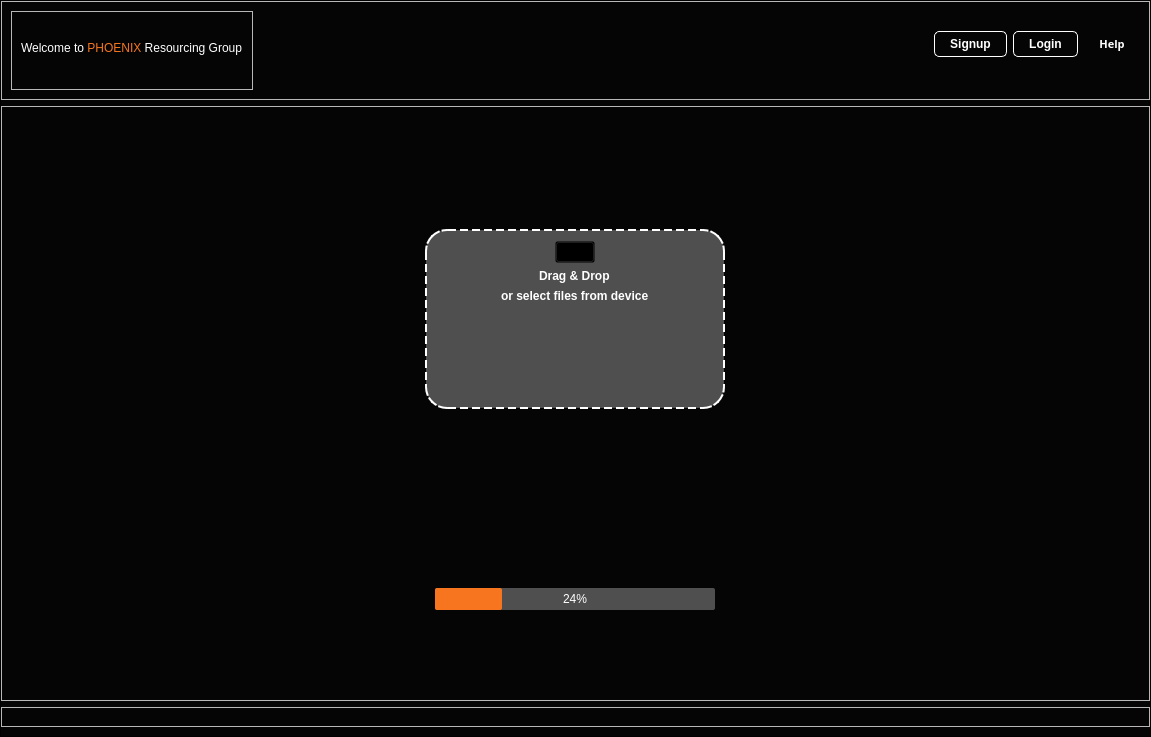
<?xml version="1.0" encoding="UTF-8"?>
<ui version="4.0">
 <class>MainWindow</class>
 <widget class="QMainWindow" name="MainWindow">
  <property name="geometry">
   <rect>
    <x>0</x>
    <y>0</y>
    <width>1151</width>
    <height>737</height>
   </rect>
  </property>
  <property name="minimumSize">
   <size>
    <width>450</width>
    <height>350</height>
   </size>
  </property>
  <property name="windowTitle">
   <string>MainWindow</string>
  </property>
  <widget class="QWidget" name="stylesheet">
   <property name="styleSheet">
    <string notr="true">#stylesheet {
background-image: url(':/images/images/background.jpeg');
background-repeat: no-repeat;
background-position: center;
color: white;
background-color: rgba(0,0,0,220);
}
* {
font: 8pt &quot;Inconsolata Expanded&quot;;
}


#loginButton, #signupButton {
color: #FFF;
font: 75 8pt &quot;Inconsolata Expanded&quot;;
font-weight: 700;
line-height: 123.9%; /* 19.642px */
background: transparent;
border: 1px solid white;
padding: 5px 15px;
border-radius: 5px;
margin-top: 20px;
}

#helpButton {
color: #FFF;
font: 75 8pt &quot;Inconsolata Expanded&quot;;
font-weight: 700;
line-height: 123.9%; /* 19.642px */
background: transparent;
border: none;
padding: 5px 15px;
border-radius: 5px;
margin-top: 20px;
}

#uploadDocumentFrame {
border-radius: 22.338px;
border: 1.862px dashed #FFF;
background: rgba(255, 255, 255, 0.08);
}
#cloudIconButton {
background: transparent;
}
#dragAndDropLabel {
color: #FFF;
font: 8pt &quot;Palatino Linotype&quot;;
font-style: normal;
font-weight: 600;
line-height: normal;
}
#selectFileLabel {
color: rgba(255, 255, 255, 0.30);
text-align: center;
font: 8pt &quot;Palatino Linotype&quot;;
font-size: 22.338px;
font-style: normal;
font-weight: 500;
line-height: normal;
}

#downloadButtonInformation {
border-radius: 6px;
border: 1px solid #FFF;
padding: 10px 40px;
}
#downloadButton {
border-radius: 2px;
background: #F6751E;
color: black;
padding: 7px 25px;
font: 75 10pt &quot;Inconsolata Condensed&quot;;
font-weight: 700;
}

QProgressBar {
    border-radius: 2px;
    background-color: rgba(255, 255, 255, 75);
    text-align: center;
}

QProgressBar::chunk {
    background-color: #F6751E;
    border-radius: 2px;
}
</string>
   </property>
   <layout class="QVBoxLayout" name="verticalLayout">
    <property name="spacing">
     <number>0</number>
    </property>
    <property name="leftMargin">
     <number>0</number>
    </property>
    <property name="topMargin">
     <number>0</number>
    </property>
    <property name="rightMargin">
     <number>0</number>
    </property>
    <property name="bottomMargin">
     <number>0</number>
    </property>
    <item>
     <widget class="QFrame" name="contentFrame">
      <property name="styleSheet">
       <string notr="true">#contentFrame {
background-color: rgba(0, 0, 0, 0.85);
}</string>
      </property>
      <property name="frameShape">
       <enum>QFrame::StyledPanel</enum>
      </property>
      <property name="frameShadow">
       <enum>QFrame::Raised</enum>
      </property>
      <layout class="QVBoxLayout" name="verticalLayout_2" stretch="1,6,0">
       <property name="leftMargin">
        <number>0</number>
       </property>
       <property name="topMargin">
        <number>0</number>
       </property>
       <property name="rightMargin">
        <number>0</number>
       </property>
       <item>
        <widget class="QFrame" name="headerFrame">
         <property name="frameShape">
          <enum>QFrame::StyledPanel</enum>
         </property>
         <property name="frameShadow">
          <enum>QFrame::Raised</enum>
         </property>
         <layout class="QHBoxLayout" name="horizontalLayout">
          <item>
           <widget class="QFrame" name="frame">
            <property name="frameShape">
             <enum>QFrame::StyledPanel</enum>
            </property>
            <property name="frameShadow">
             <enum>QFrame::Raised</enum>
            </property>
            <layout class="QVBoxLayout" name="verticalLayout_3">
             <item alignment="Qt::AlignLeft">
              <widget class="QPushButton" name="logoButton">
               <property name="styleSheet">
                <string notr="true">border: none;
</string>
               </property>
               <property name="text">
                <string/>
               </property>
               <property name="icon">
                <iconset resource="resources.qrc">
                 <normaloff>:/images/images/logo.png</normaloff>:/images/images/logo.png</iconset>
               </property>
               <property name="iconSize">
                <size>
                 <width>110</width>
                 <height>35</height>
                </size>
               </property>
              </widget>
             </item>
             <item alignment="Qt::AlignTop">
              <widget class="QLabel" name="label">
               <property name="styleSheet">
                <string notr="true">font: 8pt &quot;Inknut Antiqua&quot;;
</string>
               </property>
               <property name="text">
                <string>&lt;html&gt;&lt;head/&gt;&lt;body&gt;&lt;p&gt;&lt;span style=&quot; color:#ffffff;&quot;&gt;Welcome to &lt;/span&gt;&lt;span style=&quot; color:#f6751e;&quot;&gt;PHOENIX&lt;/span&gt;&lt;span style=&quot; color:#ffffff;&quot;&gt; Resourcing Group&lt;/span&gt;&lt;/p&gt;&lt;/body&gt;&lt;/html&gt;</string>
               </property>
               <property name="textFormat">
                <enum>Qt::RichText</enum>
               </property>
              </widget>
             </item>
            </layout>
           </widget>
          </item>
          <item>
           <spacer name="horizontalSpacer">
            <property name="orientation">
             <enum>Qt::Horizontal</enum>
            </property>
            <property name="sizeHint" stdset="0">
             <size>
              <width>40</width>
              <height>20</height>
             </size>
            </property>
           </spacer>
          </item>
          <item alignment="Qt::AlignTop">
           <widget class="QPushButton" name="signupButton">
            <property name="maximumSize">
             <size>
              <width>80</width>
              <height>16777215</height>
             </size>
            </property>
            <property name="text">
             <string>Signup</string>
            </property>
           </widget>
          </item>
          <item alignment="Qt::AlignTop">
           <widget class="QPushButton" name="loginButton">
            <property name="maximumSize">
             <size>
              <width>80</width>
              <height>16777215</height>
             </size>
            </property>
            <property name="text">
             <string>Login</string>
            </property>
           </widget>
          </item>
          <item alignment="Qt::AlignTop">
           <widget class="QPushButton" name="helpButton">
            <property name="font">
             <font>
              <family>Inconsolata Expanded</family>
              <pointsize>8</pointsize>
              <weight>87</weight>
              <italic>false</italic>
              <bold>true</bold>
             </font>
            </property>
            <property name="styleSheet">
             <string notr="true"/>
            </property>
            <property name="text">
             <string>Help</string>
            </property>
           </widget>
          </item>
         </layout>
        </widget>
       </item>
       <item>
        <widget class="QFrame" name="bodyFrame">
         <property name="frameShape">
          <enum>QFrame::StyledPanel</enum>
         </property>
         <property name="frameShadow">
          <enum>QFrame::Raised</enum>
         </property>
         <layout class="QVBoxLayout" name="verticalLayout_5">
          <property name="leftMargin">
           <number>0</number>
          </property>
          <property name="topMargin">
           <number>0</number>
          </property>
          <property name="rightMargin">
           <number>0</number>
          </property>
          <property name="bottomMargin">
           <number>0</number>
          </property>
          <item>
           <widget class="QStackedWidget" name="stackedWidget">
            <property name="minimumSize">
             <size>
              <width>0</width>
              <height>0</height>
             </size>
            </property>
            <property name="styleSheet">
             <string notr="true">* {
color: white;
background: transparent;
}
#downloadButton {
border-radius: 6px;
background: #F6751E;
}</string>
            </property>
            <property name="currentIndex">
             <number>0</number>
            </property>
            <widget class="QWidget" name="page">
             <layout class="QVBoxLayout" name="verticalLayout_6" stretch="2,1">
              <property name="topMargin">
               <number>30</number>
              </property>
              <item alignment="Qt::AlignHCenter|Qt::AlignVCenter">
               <widget class="DroppableFrame" name="uploadDocumentFrame">
                <property name="sizePolicy">
                 <sizepolicy hsizetype="Preferred" vsizetype="Preferred">
                  <horstretch>0</horstretch>
                  <verstretch>0</verstretch>
                 </sizepolicy>
                </property>
                <property name="minimumSize">
                 <size>
                  <width>300</width>
                  <height>180</height>
                 </size>
                </property>
                <property name="styleSheet">
                 <string notr="true">#uploadDocumentFrame {
background-color: rgba(255, 255, 255, 75);
}</string>
                </property>
                <property name="frameShape">
                 <enum>QFrame::StyledPanel</enum>
                </property>
                <property name="frameShadow">
                 <enum>QFrame::Raised</enum>
                </property>
                <layout class="QVBoxLayout" name="verticalLayout_4" stretch="0,0,0,1">
                 <property name="topMargin">
                  <number>10</number>
                 </property>
                 <item alignment="Qt::AlignHCenter">
                  <widget class="QPushButton" name="cloudIconButton">
                   <property name="text">
                    <string/>
                   </property>
                   <property name="icon">
                    <iconset resource="resources.qrc">
                     <normaloff>:/images/images/upload-cloud.png</normaloff>:/images/images/upload-cloud.png</iconset>
                   </property>
                   <property name="iconSize">
                    <size>
                     <width>30</width>
                     <height>30</height>
                    </size>
                   </property>
                  </widget>
                 </item>
                 <item alignment="Qt::AlignHCenter">
                  <widget class="QLabel" name="dragAndDropLabel">
                   <property name="text">
                    <string>Drag &amp; Drop</string>
                   </property>
                  </widget>
                 </item>
                 <item alignment="Qt::AlignHCenter">
                  <widget class="QLabel" name="selectFileLabel">
                   <property name="text">
                    <string>or select files from device</string>
                   </property>
                  </widget>
                 </item>
                 <item>
                  <spacer name="verticalSpacer">
                   <property name="orientation">
                    <enum>Qt::Vertical</enum>
                   </property>
                   <property name="sizeHint" stdset="0">
                    <size>
                     <width>20</width>
                     <height>40</height>
                    </size>
                   </property>
                  </spacer>
                 </item>
                </layout>
               </widget>
              </item>
              <item alignment="Qt::AlignHCenter">
               <widget class="QFrame" name="frame_4">
                <property name="minimumSize">
                 <size>
                  <width>300</width>
                  <height>0</height>
                 </size>
                </property>
                <property name="maximumSize">
                 <size>
                  <width>16777215</width>
                  <height>16777215</height>
                 </size>
                </property>
                <property name="styleSheet">
                 <string notr="true"/>
                </property>
                <property name="frameShape">
                 <enum>QFrame::StyledPanel</enum>
                </property>
                <property name="frameShadow">
                 <enum>QFrame::Raised</enum>
                </property>
                <layout class="QVBoxLayout" name="verticalLayout_10">
                 <item>
                  <widget class="QProgressBar" name="progressBar">
                   <property name="minimumSize">
                    <size>
                     <width>0</width>
                     <height>20</height>
                    </size>
                   </property>
                   <property name="styleSheet">
                    <string notr="true">QProgressBar {
    border-radius: 2px;
    background-color: rgba(255, 255, 255, 75);
    text-align: center;
}

QProgressBar::chunk {
    background-color: #F6751E;
    border-radius: 2px;
}
</string>
                   </property>
                   <property name="value">
                    <number>24</number>
                   </property>
                  </widget>
                 </item>
                </layout>
               </widget>
              </item>
             </layout>
            </widget>
            <widget class="QWidget" name="page_2">
             <layout class="QVBoxLayout" name="verticalLayout_7">
              <item alignment="Qt::AlignHCenter|Qt::AlignVCenter">
               <widget class="QFrame" name="downloadFrame">
                <property name="minimumSize">
                 <size>
                  <width>350</width>
                  <height>0</height>
                 </size>
                </property>
                <property name="styleSheet">
                 <string notr="true">#downloadFrame {
border-radius: 6px;
background: rgba(0, 0, 0, 0.78);}</string>
                </property>
                <property name="frameShape">
                 <enum>QFrame::StyledPanel</enum>
                </property>
                <property name="frameShadow">
                 <enum>QFrame::Raised</enum>
                </property>
                <layout class="QVBoxLayout" name="verticalLayout_8" stretch="0,1,2,2,1">
                 <property name="spacing">
                  <number>15</number>
                 </property>
                 <item alignment="Qt::AlignHCenter">
                  <widget class="QFrame" name="frame_3">
                   <property name="minimumSize">
                    <size>
                     <width>0</width>
                     <height>50</height>
                    </size>
                   </property>
                   <property name="frameShape">
                    <enum>QFrame::StyledPanel</enum>
                   </property>
                   <property name="frameShadow">
                    <enum>QFrame::Raised</enum>
                   </property>
                   <layout class="QVBoxLayout" name="verticalLayout_9">
                    <property name="spacing">
                     <number>1</number>
                    </property>
                    <item alignment="Qt::AlignBottom">
                     <widget class="QLabel" name="label_2">
                      <property name="text">
                       <string>You’re File is here</string>
                      </property>
                     </widget>
                    </item>
                    <item>
                     <widget class="QFrame" name="frame_2">
                      <property name="minimumSize">
                       <size>
                        <width>90</width>
                        <height>0</height>
                       </size>
                      </property>
                      <property name="maximumSize">
                       <size>
                        <width>10000</width>
                        <height>1</height>
                       </size>
                      </property>
                      <property name="styleSheet">
                       <string notr="true">background: #FFF;
</string>
                      </property>
                      <property name="frameShape">
                       <enum>QFrame::StyledPanel</enum>
                      </property>
                      <property name="frameShadow">
                       <enum>QFrame::Raised</enum>
                      </property>
                     </widget>
                    </item>
                   </layout>
                  </widget>
                 </item>
                 <item alignment="Qt::AlignHCenter|Qt::AlignBottom">
                  <widget class="QLabel" name="label_3">
                   <property name="text">
                    <string>Click to Download</string>
                   </property>
                  </widget>
                 </item>
                 <item alignment="Qt::AlignHCenter">
                  <widget class="QPushButton" name="downloadButtonInformation">
                   <property name="text">
                    <string>Document.docx</string>
                   </property>
                   <property name="icon">
                    <iconset resource="resources.qrc">
                     <normaloff>:/images/images/file-type-1.png</normaloff>:/images/images/file-type-1.png</iconset>
                   </property>
                  </widget>
                 </item>
                 <item alignment="Qt::AlignHCenter">
                  <widget class="QPushButton" name="downloadButton">
                   <property name="styleSheet">
                    <string notr="true">color: black</string>
                   </property>
                   <property name="text">
                    <string>Download</string>
                   </property>
                  </widget>
                 </item>
                 <item>
                  <spacer name="verticalSpacer_2">
                   <property name="orientation">
                    <enum>Qt::Vertical</enum>
                   </property>
                   <property name="sizeHint" stdset="0">
                    <size>
                     <width>20</width>
                     <height>40</height>
                    </size>
                   </property>
                  </spacer>
                 </item>
                </layout>
               </widget>
              </item>
             </layout>
            </widget>
           </widget>
          </item>
         </layout>
        </widget>
       </item>
       <item>
        <widget class="QFrame" name="footerFrame">
         <property name="frameShape">
          <enum>QFrame::StyledPanel</enum>
         </property>
         <property name="frameShadow">
          <enum>QFrame::Raised</enum>
         </property>
         <layout class="QHBoxLayout" name="horizontalLayout_2">
          <item>
           <widget class="QFrame" name="frame_5">
            <property name="frameShape">
             <enum>QFrame::StyledPanel</enum>
            </property>
            <property name="frameShadow">
             <enum>QFrame::Raised</enum>
            </property>
           </widget>
          </item>
         </layout>
        </widget>
       </item>
      </layout>
     </widget>
    </item>
   </layout>
  </widget>
 </widget>
 <customwidgets>
  <customwidget>
   <class>DroppableFrame</class>
   <extends>QFrame</extends>
   <header>droppableframe.h</header>
   <container>1</container>
  </customwidget>
 </customwidgets>
 <resources>
  <include location="resources.qrc"/>
 </resources>
 <connections/>
</ui>
